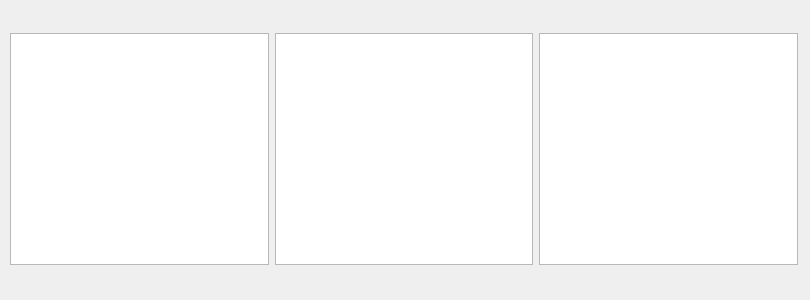
<?xml version="1.0" encoding="UTF-8"?>
<ui version="4.0">
 <class>Form</class>
 <widget class="QWidget" name="Form">
  <property name="geometry">
   <rect>
    <x>0</x>
    <y>0</y>
    <width>810</width>
    <height>300</height>
   </rect>
  </property>
  <property name="minimumSize">
   <size>
    <width>810</width>
    <height>300</height>
   </size>
  </property>
  <property name="maximumSize">
   <size>
    <width>810</width>
    <height>300</height>
   </size>
  </property>
  <property name="windowTitle">
   <string>Verlag</string>
  </property>
  <widget class="QWidget" name="">
   <property name="geometry">
    <rect>
     <x>10</x>
     <y>13</y>
     <width>788</width>
     <height>252</height>
    </rect>
   </property>
   <layout class="QHBoxLayout" name="horizontalLayout">
    <item>
     <layout class="QVBoxLayout" name="verticalLayout">
      <item>
       <widget class="QLabel" name="label">
        <property name="text">
         <string/>
        </property>
        <property name="pixmap">
         <pixmap>images/diepresse.png</pixmap>
        </property>
       </widget>
      </item>
      <item>
       <widget class="QTextBrowser" name="textBrowser"/>
      </item>
     </layout>
    </item>
    <item>
     <layout class="QVBoxLayout" name="verticalLayout_2">
      <item>
       <widget class="QLabel" name="label_2">
        <property name="text">
         <string/>
        </property>
        <property name="pixmap">
         <pixmap>images/DerStandard.svg.png</pixmap>
        </property>
       </widget>
      </item>
      <item>
       <widget class="QTextBrowser" name="textBrowser_2"/>
      </item>
     </layout>
    </item>
    <item>
     <layout class="QVBoxLayout" name="verticalLayout_3">
      <item>
       <widget class="QLabel" name="label_3">
        <property name="text">
         <string/>
        </property>
        <property name="pixmap">
         <pixmap>images/Kurier_Logo.svg.png</pixmap>
        </property>
        <property name="scaledContents">
         <bool>false</bool>
        </property>
       </widget>
      </item>
      <item>
       <widget class="QTextBrowser" name="textBrowser_3"/>
      </item>
     </layout>
    </item>
   </layout>
  </widget>
 </widget>
 <resources/>
 <connections/>
</ui>
